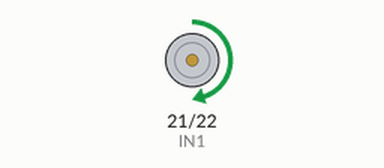
Bench run of a sketch on a simulated ESP32. Shown: motor-driver pin pairs drawn as motors (green arrow = first pin HIGH = forward, orange = second pin HIGH = backward, longer = more drive, scaled by the enable pin).

Above: at 4.0 s.
At 8.5 s:
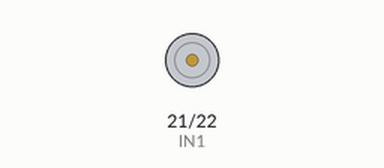
At 13.0 s:
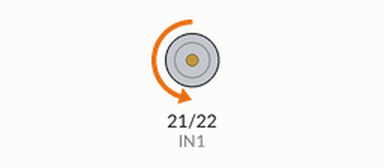
Timing chart, 0 to 23.4 s (numbered marks = the images above):
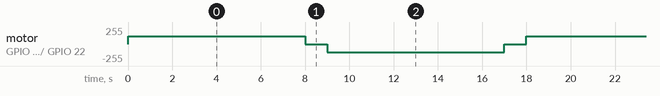

Measured:
- by itself, motor on GPIO 21 (IN1) / GPIO 22 (IN2): repeats every 18.0 s: stopped 1.0 s, backward 120/255 8.0 s, stopped 1.0 s, forward 120/255 8.0 s

The sketch:

02_PonteH_Funcoes_.ino
```cpp
//CODIGO Teste_PonteH_ESP32
const int IN1 = 21;
const int IN2 = 22;
const int ENA = 23; // CONTROLE DE VELOCIDADE DO PWM (0 é o motor parado e 255 max)

void setup() {
//ajuda a definir o sentido do motor.
  pinMode(IN1, OUTPUT); //saidas digitais
  pinMode(IN2, OUTPUT); //define o outro sentido.
  pinMode(ENA, OUTPUT); //controla a velocidade através do PWM.

  // Começa parado
  digitalWrite(IN1, LOW);
  digitalWrite(IN2, LOW);
  analogWrite(ENA, 0);
}

// Função para movimentar o motor para FRENTE
void frente(int velocidade) { //"velocidade" recebe um valor de 0 a 255
  digitalWrite(IN1, HIGH); //indicar FRENTE.
  digitalWrite(IN2, LOW);
  analogWrite(ENA, velocidade); //valor que colocamos nele vem da variável velocidade
}

// Função para movimentar o motor para TRAS
void re(int velocidade) { // "velocidade" recebe um valor de 0 a 255
  digitalWrite(IN1, LOW);
  digitalWrite(IN2, HIGH);
  analogWrite(ENA, velocidade);
}

void parar() { //não precisamos informar uma velocidade para PARAR
  digitalWrite(IN1, LOW);
  digitalWrite(IN2, LOW);
  analogWrite(ENA, 0); //MOTOR PARADO
}


void loop() {
  frente(120);
  delay(8000); //espera 2s

  parar(); //Chama função de parada.
  delay(1000);

  re(120);
  delay(8000);

  parar();
  delay(1000);
  }
```
